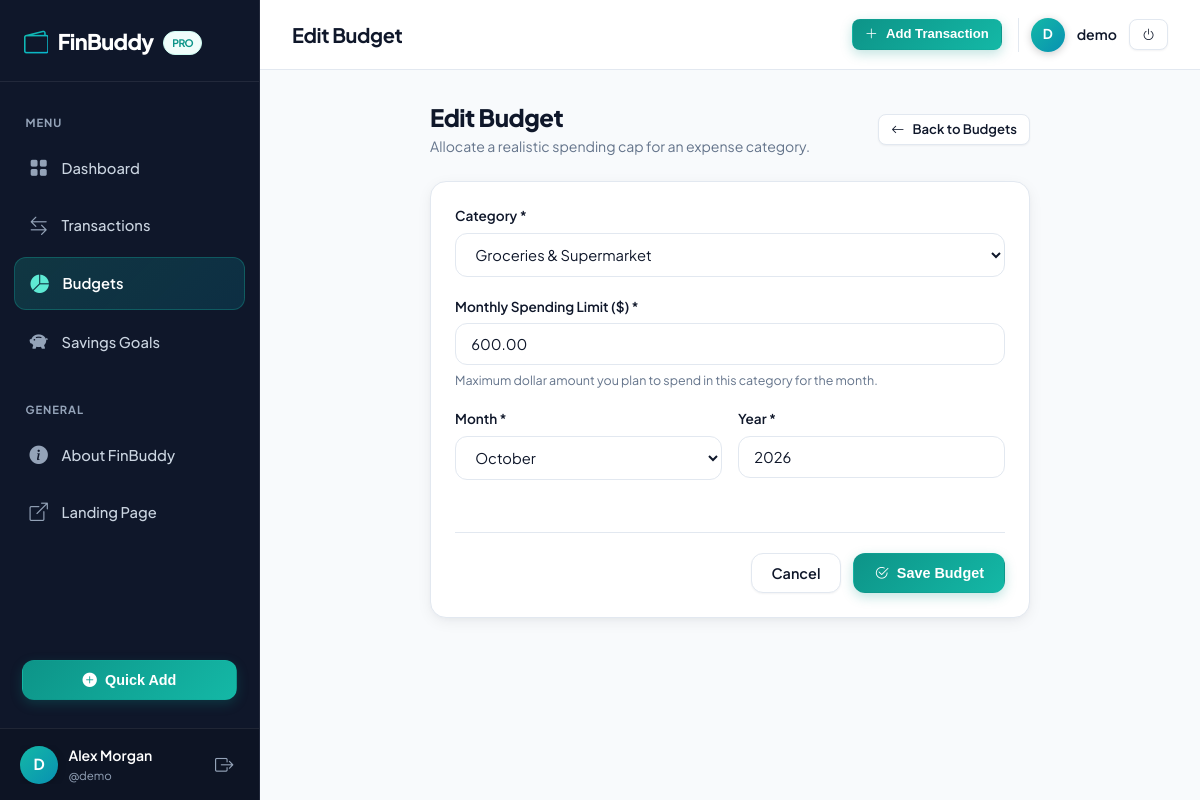
The page /budgets/2/edit/ (signed in) on the database its author committed.
### finance/models.py (models this page shows, shortened)
class Budget(models.Model):
    MONTH_CHOICES = [
        (1, 'January'), (2, 'February'), (3, 'March'), (4, 'April'),
        (5, 'May'), (6, 'June'), (7, 'July'), (8, 'August'),
        (9, 'September'), (10, 'October'), (11, 'November'), (12, 'December')
    ]
    user = models.ForeignKey(User, on_delete=models.CASCADE, related_name='budgets')
    category = models.CharField(max_length=50)
    amount = models.DecimalField(max_digits=12, decimal_places=2, help_text="Monthly budget spending limit")
    month = models.IntegerField(choices=MONTH_CHOICES, default=timezone.now().month)
    year = models.IntegerField(default=timezone.now().year)
    created_at = models.DateTimeField(auto_now_add=True)
    class Meta:
        ordering = ['-year', '-month', 'category']
        unique_together = ('user', 'category', 'month', 'year')

### finance/views.py (the view)
# urls.py: path('budgets/<int:pk>/edit/', views.budget_update, name='budget_update'),
@login_required
def budget_update(request, pk):
    budget = get_object_or_404(Budget, pk=pk, user=request.user)
    if request.method == 'POST':
        form = BudgetForm(request.POST, instance=budget)
        if form.is_valid():
            form.save()
            messages.success(request, f"Budget for {budget.category} updated successfully.")
            return redirect(f"/budgets/?month={budget.month}&year={budget.year}")
        else:
            messages.error(request, "Please check the form for errors.")
    else:
        form = BudgetForm(instance=budget)
    return render(request, 'finance/budget_form.html', {'form': form, 'title': 'Edit Budget', 'budget': budget})

### finance/forms.py (shortened to what this page needs)
class BudgetForm(forms.ModelForm):
    category = forms.ChoiceField(
        choices=[('', '-- Select Expense Category --')] + EXPENSE_CATEGORIES,
        widget=forms.Select(attrs={'class': 'form-select'})
    )
    class Meta:
        model = Budget
        fields = ['category', 'amount', 'month', 'year']
        widgets = {
            'amount': forms.NumberInput(attrs={
                'class': 'form-control',
                'placeholder': '0.00',
                'step': '0.01',
                'min': '0.01'
            }),
            'month': forms.Select(attrs={'class': 'form-select'}),
            'year': forms.NumberInput(attrs={
                'class': 'form-control',
                'min': '2020',
                'max': '2050'
            }),
        }

### templates/finance/budget_form.html (shortened to what this page needs)
{% extends 'dashboard_base.html' %}
{% load static %}
{% block dashboard_title %}{{ title }}{% endblock %}
{% block dashboard_content %}
<div style="max-width: 600px; margin: 0 auto;">
  <div style="display: flex; align-items: center; justify-content: space-between; margin-bottom: 1.5rem;">
    <div>
      <h1 style="font-size: 1.5rem; font-weight: 800; color: var(--navy-900); margin: 0;">{{ title }}</h1>
      <p style="color: var(--text-muted); font-size: 0.88rem; margin: 0.25rem 0 0;">Allocate a realistic spending cap for an expense category.</p>
    </div>
    <a href="{% url 'finance:budget_list' %}" class="btn btn-secondary btn-sm">
      <i class="bi bi-arrow-left"></i> Back to Budgets
    </a>
  </div>
  <div class="card" style="box-shadow: var(--shadow-md);">
    <form method="post">
      <div class="form-group">
        <label class="form-label" for="{{ form.category.id_for_label }}">Category *</label>
        {{ form.category }}
      </div>
      <div class="form-group">
        <label class="form-label" for="{{ form.amount.id_for_label }}">Monthly Spending Limit ($) *</label>
        {{ form.amount }}
        <div class="form-text">Maximum dollar amount you plan to spend in this category for the month.</div>
      </div>
      <div style="display: grid; grid-template-columns: 1fr 1fr; gap: 1rem;">
        <div class="form-group">
          <label class="form-label" for="{{ form.month.id_for_label }}">Month *</label>
          {{ form.month }}
        </div>
        <div class="form-group">
          <label class="form-label" for="{{ form.year.id_for_label }}">Year *</label>
          {{ form.year }}
        </div>
      </div>
      <div style="display: flex; justify-content: flex-end; gap: 0.75rem; margin-top: 2rem; border-top: 1px solid var(--border-subtle); padding-top: 1.25rem;">
        <a href="{% url 'finance:budget_list' %}" class="btn btn-secondary">Cancel</a>
        <button type="submit" class="btn btn-teal">
          <i class="bi bi-check2-circle"></i> Save Budget
        </button>
      </div>
    </form>
  </div>
</div>
{% endblock dashboard_content %}

### templates/dashboard_base.html (shortened to what this page needs)
{% extends 'base.html' %}
{% load static %}
{% block content %}
<div class="app-shell">
  <aside class="app-sidebar" id="appSidebar">
    <div class="sidebar-header">
      <a href="{% url 'finance:dashboard' %}" class="brand-logo">
        <i class="bi bi-wallet2"></i>
        <span>FinBuddy</span>
        <span class="brand-badge">PRO</span>
      </a>
    </div>
    <nav class="sidebar-menu">
      <div class="menu-label">Menu</div>
      <a href="{% url 'finance:dashboard' %}" class="sidebar-link {% if request.resolver_match.url_name == 'dashboard' %}active{% endif %}" id="nav-dashboard">
        <i class="bi bi-grid-fill"></i>
        <span>Dashboard</span>
      </a>
      <a href="{% url 'finance:transactions_list' %}" class="sidebar-link {% if 'transactions' in request.resolver_match.url_name %}active{% endif %}" id="nav-transactions">
        <i class="bi bi-arrow-left-right"></i>
        <span>Transactions</span>
      </a>
      <a href="{% url 'finance:budget_list' %}" class="sidebar-link {% if 'budget' in request.resolver_match.url_name %}active{% endif %}" id="nav-budgets">
        <i class="bi bi-pie-chart-fill"></i>
        <span>Budgets</span>
      </a>
      <a href="{% url 'finance:savings_goal_list' %}" class="sidebar-link {% if 'savings' in request.resolver_match.url_name %}active{% endif %}" id="nav-savings">
        <i class="bi bi-piggy-bank-fill"></i>
        <span>Savings Goals</span>
      </a>
      <div class="menu-label" style="margin-top: 1rem;">General</div>
      <a href="{% url 'finance:about' %}" class="sidebar-link">
        <i class="bi bi-info-circle-fill"></i>
        <span>About FinBuddy</span>
      </a>
      <a href="{% url 'finance:home' %}" class="sidebar-link">
        <i class="bi bi-box-arrow-up-right"></i>
        <span>Landing Page</span>
      </a>
      <div style="padding: 1.5rem 0.5rem 0.5rem; margin-top: auto;">
        <button type="button" class="btn btn-teal" style="width: 100%;" onclick="openModal('quickAddModal')">
          <i class="bi bi-plus-circle-fill"></i> Quick Add
        </button>
      </div>
    </nav>
    <div class="sidebar-user">
      <div style="display: flex; align-items: center; overflow: hidden;">
        <div class="user-avatar">
          {{ user.username|slice:":1"|upper }}
        </div>
        <div class="user-info">
          <div class="user-name">{{ user.get_full_name|default:user.username }}</div>
          <div class="user-tagline">@{{ user.username }}</div>
        </div>
      </div>
      <a href="{% url 'finance:logout' %}" title="Log out" style="color: #94a3b8; font-size: 1.15rem; padding: 0.35rem;">
        <i class="bi bi-box-arrow-right"></i>
      </a>
    </div>
  </aside>
  <div class="app-main">
    <header class="app-header">
      <div style="display: flex; align-items: center; gap: 1rem;">
        <h2 style="font-size: 1.25rem; font-weight: 700; margin: 0; color: var(--navy-900);">
          {% block dashboard_title %}Financial Overview{% endblock %}
        </h2>
      </div>
      <div class="header-actions">
        <button type="button" class="btn btn-teal btn-sm" onclick="openModal('quickAddModal')" id="btn-quick-add">
          <i class="bi bi-plus-lg"></i> Add Transaction
        </button>
        <div style="display: flex; align-items: center; gap: 0.75rem; padding-left: 0.75rem; border-left: 1px solid var(--border-subtle);">
          <div class="user-avatar" style="width: 34px; height: 34px; font-size: 0.85rem;">
            {{ user.username|slice:":1"|upper }}
          </div>
          <span style="font-weight: 600; font-size: 0.88rem; color: var(--navy-900);" class="d-none-sm">
            {{ user.username }}
          </span>
          <a href="{% url 'finance:logout' %}" class="btn btn-secondary btn-sm" title="Log out">
            <i class="bi bi-power"></i>
          </a>
        </div>
      </div>
    </header>
    <div class="content-body">
      {% block dashboard_content %}{% endblock %}
    </div>
  </div>
</div>
{% endblock content %}

### rows shown on the page
Budget: category "Groceries & Supermarket", amount "600.00", month "October", year "2026"

### other values the page prints
{{ user.username|slice:":1"|upper }} "D"
{{ user.get_full_name|default:user.username }} "Alex Morgan"
{{ user.username }} "demo"
{{ title }} "Edit Budget"
